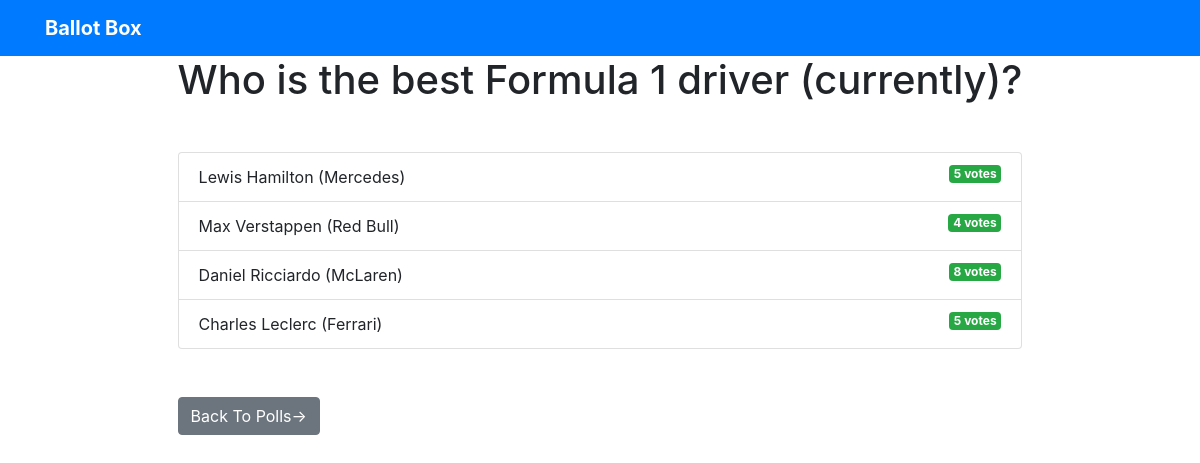
Page /polls/1/results/ on the committed database.
### VotingApp/models.py (models this page shows)
class Question(models.Model):
    question_text = models.CharField(max_length=250)
    pub_date = models.DateTimeField ('Date Published')

class Choice(models.Model):
    question = models.ForeignKey(Question, on_delete = models.CASCADE)
    choice_text = models.CharField(max_length = 250)
    votes = models.IntegerField(default=0)

### VotingApp/views.py (the view)
def results(request, question_id):
    question = get_object_or_404(Question, pk = question_id)
    return render(request, 'polls/results.html',
                    {'question':question})

### Templates/polls/results.html
{% extends 'base.html' %}
{% block content %}
<h1 class ="mb-5 text-center">{{ question.question_text }}</h1>
<ul class ="list-group mb-5">
	{% for choice in question.choice_set.all %}
	<li class ="list-group-item">
		{{ choice.choice_text }} <span class ="badge badge-success float-right">{{ choice.votes }}
			vote{{ choice.votes | pluralize }}</span>
	</li>
	{% endfor %}
</ul>
<a class ="btn btn-secondary" href ="{% url 'polls:index' %}">Back To Polls-></a>
{% endblock %}

### rows in the picture
Question: question_text "Who is the best Formula 1 driver (currently)?"
Choice: choice_text "Lewis Hamilton (Mercedes)", votes "5", votes|pluralize "s"
Choice: choice_text "Max Verstappen (Red Bull)", votes "4", votes|pluralize "s"
Choice: choice_text "Daniel Ricciardo (McLaren)", votes "8", votes|pluralize "s"
Choice: choice_text "Charles Leclerc (Ferrari)", votes "5", votes|pluralize "s"
